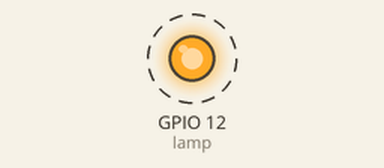
Recording of a sketch running on a simulated ESP32. Parts: output pins drawn as LEDs (lit = HIGH). Dashed ring = blinking.

Above: at 0.5 s.
Timing chart, 0 to 4.6 s (numbered marks = the images above):
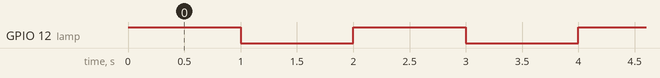

Measured:
- by itself, GPIO 12 (lamp): alternates HIGH for 1.0 s and LOW for 1.0 s

The sketch:

lamp.ino
```cpp
// ============================================================
// SUGGESTION:
// GPIO12 (MTDI) adalah strapping pin ESP32. Dilarang keras / hindari
// memakainya sebagai OUTPUT yang bisa HIGH saat boot (bisa gagal boot).
// -> Ganti ke pin output bebas, misal GPIO18 / 19 / 23.
//    Contoh: #define lamp 18
// ============================================================
#define lamp 12

void setup() {
  pinMode(lamp, OUTPUT);
  Serial.begin(115200);
}

void loop() {
  digitalWrite(lamp, HIGH);
  delay(1000);
  digitalWrite(lamp, LOW);
  delay(1000);
}
```
